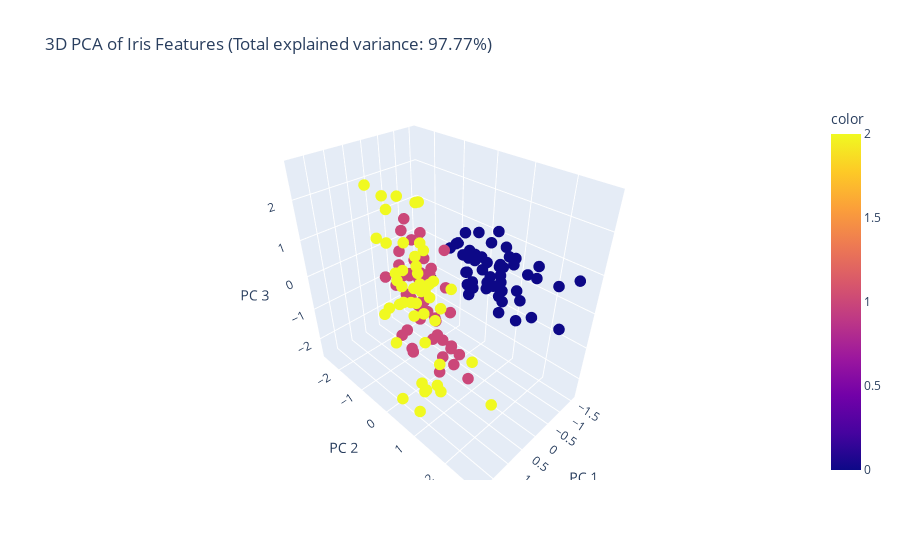

The notebook cell saved with this chart:
### Markdown cell above
#### c) Plotly of PCA in 3D space

### Code cell
try:
    import plotly.express as px
    fig = px.scatter_3d(
        x=X_pca_3d[:, 0], y=X_pca_3d[:, 1], z=X_pca_3d[:, 2],
        color=y,
        labels={'x': 'PC 1', 'y': 'PC 2', 'z': 'PC 3'},
        title=f'3D PCA of Iris Features (Total explained variance: {np.sum(pca.explained_variance_ratio_)*100:.2f}%)'
    )
    fig.update_traces(marker=dict(size=4))
    fig.show()
except ImportError:
    print("Plotly not available for interactive 3D visualization. Using Matplotlib instead.")

### Figure 1 — Plotly figure (JSON) as saved in the notebook; plotly's stock layout.template omitted (floating-point values rounded to 4 significant figures; data arrays with more than 128 entries replaced by an {"elided": "..."} marker saying what was removed)
{"data": [{"hovertemplate": "PC 1=%{x}<br>PC 2=%{y}<br>PC 3=%{z}<br>color=%{marker.color}<extra></extra>", "legendgroup": "", "marker": {"color": {"elided": "150 int values"}, "coloraxis": "coloraxis", "size": 4, "symbol": "circle"}, "mode": "markers", "name": "", "scene": "scene", "showlegend": false, "type": "scatter3d", "x": {"elided": "150 float values"}, "y": {"elided": "150 float values"}, "z": {"elided": "150 float values"}}], "layout": {"coloraxis": {"colorbar": {"title": {"text": "color"}}, "colorscale": [[0, "#0d0887"], [0.1111, "#46039f"], [0.2222, "#7201a8"], [0.3333, "#9c179e"], [0.4444, "#bd3786"], [0.5556, "#d8576b"], [0.6667, "#ed7953"], [0.7778, "#fb9f3a"], [0.8889, "#fdca26"], [1, "#f0f921"]]}, "legend": {"tracegroupgap": 0}, "scene": {"domain": {"x": [0, 1], "y": [0, 1]}, "xaxis": {"title": {"text": "PC 1"}}, "yaxis": {"title": {"text": "PC 2"}}, "zaxis": {"title": {"text": "PC 3"}}}, "title": {"text": "3D PCA of Iris Features (Total explained variance: 97.77%)"}}}
